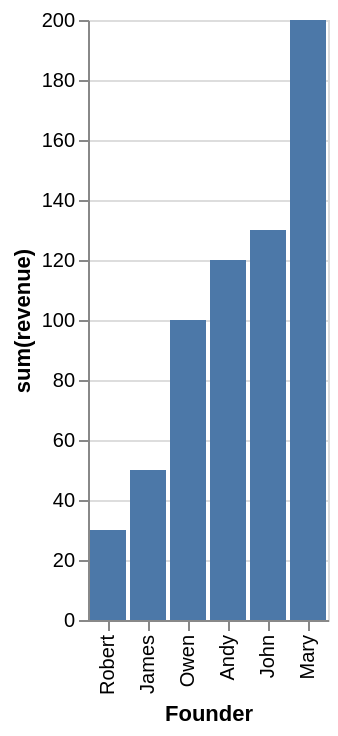

Write a Vega-Lite specification for this figure.
### Vega-Lite specification from a JSON file in a GitHub repository (floating-point values rounded to 4 significant figures)
{"data": {"values": [{"x_data": "Robert", "y_data": 30}, {"x_data": "James", "y_data": 50}, {"x_data": "Owen", "y_data": 100}, {"x_data": "Andy", "y_data": 120}, {"x_data": "John", "y_data": 130}, {"x_data": "Mary", "y_data": 200}]}, "mark": "bar", "encoding": {"x": {"field": "x_data", "type": "nominal", "title": "Founder", "sort": {"op": "sum", "field": "y_data", "order": "ascending"}}, "y": {"field": "y_data", "type": "quantitative", "title": "sum(revenue)"}}}
